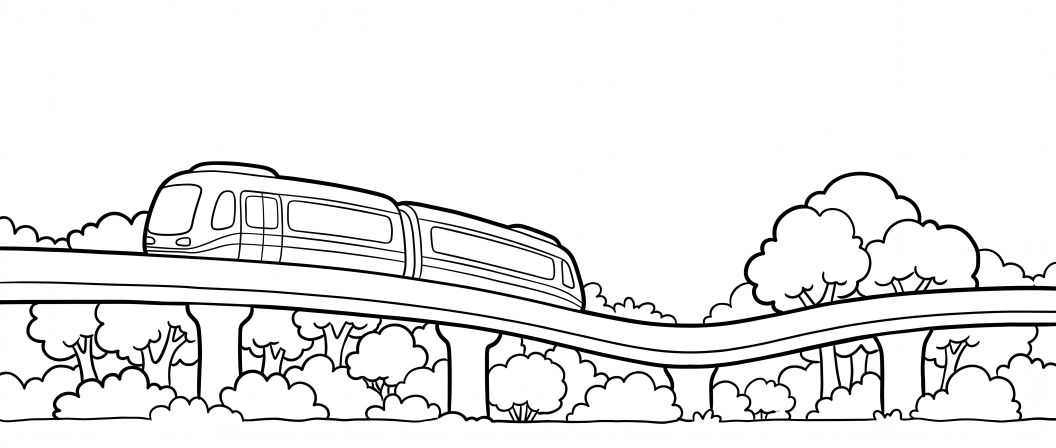
#> input picture 最高管理層/產品部/日曆專案v2/2026-11-25/線稿/週1.jpg, 3168 x 1344 px (shown at 1/3 size)
$ python layout_v1.py '../線稿'
#> lines starting #> are read from the running program, lines starting #| are printed output that depends on the picture; after the words box and inside, x2 and y2 are one past the last pixel; in counts of white or black regions, pixels touching at a corner belong together
import cv2, numpy as np, base64, sys, os
from skimage.morphology import skeletonize, remove_small_objects

ROOT = sys.argv[1]            # 日曆專案v2
OUT = os.path.join(ROOT, "2026-11-25", "排版預覽")
os.makedirs(OUT, exist_ok=True)
PX = 10                       # px per mm
SW, SH, BAR = 188, 155, 25
TOP4 = 115
SHIFT = {1: 0, 2: (TOP4 - 90) / 3, 3: (TOP4 - 90) * 2 / 3, 4: TOP4 - 90}
OFFSET = 2.5                  # 撕線離輪廓 mm
WEEKS = [
    dict(n=1, name="第一週", sub="文湖線", f="週1.jpg", h=30,
         days=[("31", ""), ("1", ""), ("2", ""), ("3", ""), ("4", "立春"), ("5", "除夕"), ("6", "春節")]),
    dict(n=2, name="第二週", sub="迪化街．北門", f="週2.webp", h=50,
         days=[(str(d), "") for d in range(7, 14)]),
    dict(n=3, name="第三週", sub="總統府．圓山", f="週3.webp", h=70,
         days=[(str(d), "元宵" if d == 20 else "") for d in range(14, 21)]),
    dict(n=4, name="第四週", sub="台北一〇一", f="週4.webp", h=90,
         days=[(str(d), "") for d in range(21, 28)]),
]

def process(wk):
    g = cv2.imdecode(np.fromfile(os.path.join(ROOT, "2026-11-25", "線稿", wk["f"]), np.uint8), cv2.IMREAD_GRAYSCALE)
#> g is the input picture: shape (1344, 3168); min 0, max 255, mean 235.9
    W = SW * PX
    g = cv2.resize(g, (W, int(g.shape[0] * W / g.shape[1])), interpolation=cv2.INTER_AREA)
#> g: shape (797, 1880)
    ink = g < 140
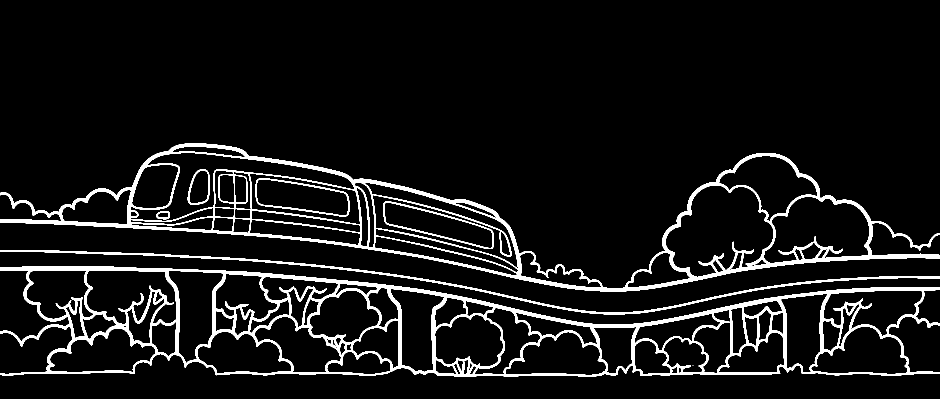
#> ink: shape (797, 1880) bool (shown at 1/2 size); 7.6% white; 8 white regions (1 under 20 px), largest, box (x1, y1, x2, y2) and area: (0, 533, 1880, 754) 58570, (0, 287, 1880, 583) 43632, (0, 500, 1880, 629) 7442
    top = np.where(ink.any(1))[0].min()
#> top = 287
    draw_h = int((wk["h"] - OFFSET) * PX)
    ink = ink[top: top + draw_h]                      # 直接裁掉下方，不變形
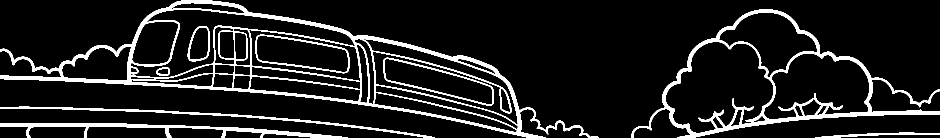
#> ink: shape (275, 1880) bool (shown at 1/2 size); 10.5% white; 9 white regions, largest, box (x1, y1, x2, y2) and area: (0, 0, 1198, 275) 26984, (1263, 19, 1880, 275) 14314, (0, 246, 696, 275) 5098
    ink = np.vstack([np.zeros((int(OFFSET * PX) + 5, W), bool), ink])
#> ink: shape (305, 1880) bool; 9.5% white; 9 white regions, largest, box (x1, y1, x2, y2) and area: (0, 30, 1198, 305) 26984, (1263, 49, 1880, 305) 14314, (0, 276, 696, 305) 5098
    H = ink.shape[0]
#> H = 305
    # 天空：從上緣灌水，得到剪影
    closed = cv2.morphologyEx(ink.astype(np.uint8), cv2.MORPH_CLOSE, np.ones((9, 9), np.uint8))
#> closed: shape (305, 1880); values 0 (black) and 1 (white), 11.9% white; 5 white regions, box (x1, y1, x2, y2) and area: (0, 30, 1198, 305) 42428, (1263, 49, 1880, 305) 16086, (0, 276, 696, 305) 5308, (0, 243, 870, 305) 3373, (1631, 295, 1880, 305) 1116
    ff = (1 - closed).astype(np.uint8) * 255
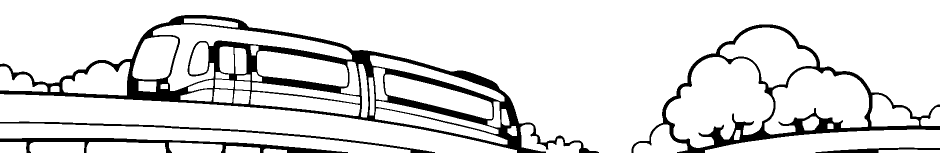
#> ff: shape (305, 1880) (shown at 1/2 size); 88.1% white; 5 black regions, box (x1, y1, x2, y2) and area: (0, 30, 1198, 305) 42428, (1263, 49, 1880, 305) 16086, (0, 276, 696, 305) 5308, (0, 243, 870, 305) 3373, (1631, 295, 1880, 305) 1116
    mask = np.zeros((H + 2, W + 2), np.uint8)
    for x in range(0, W, 20):
        if ff[0, x]: cv2.floodFill(ff, mask, (x, 0), 128)
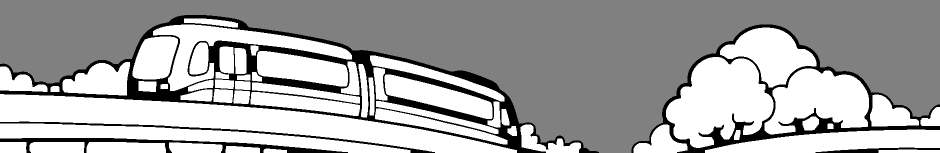
#> ff: shape (305, 1880) (shown at 1/2 size); min 0, max 255, mean 166.3
    sky = ff == 128
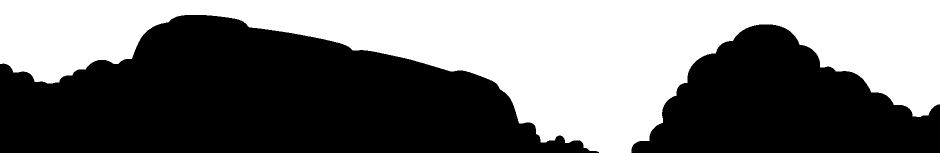
#> sky: shape (305, 1880) bool (shown at 1/2 size); 45.9% white; 1 white region, box (x1, y1, x2, y2) and area: (0, 0, 1880, 305) 263420
    sil = ~sky
    sil[-1, :] = True
#> sil: shape (305, 1880) bool; 54.1% white; 1 black region, box (x1, y1, x2, y2) and area: (0, 0, 1880, 304) 263355
    # 撕線：剪影外擴 OFFSET 後平滑
    k = int(OFFSET * PX) * 2 + 1
    big = cv2.dilate(sil.astype(np.uint8), cv2.getStructuringElement(cv2.MORPH_ELLIPSE, (k, k)))
#> big: shape (305, 1880); values 0 (black) and 1 (white), 64% white; 1 black region, box (x1, y1, x2, y2) and area: (0, 0, 1880, 279) 206188
    big = cv2.GaussianBlur(big.astype(np.float32), (0, 0), 8) > 0.5
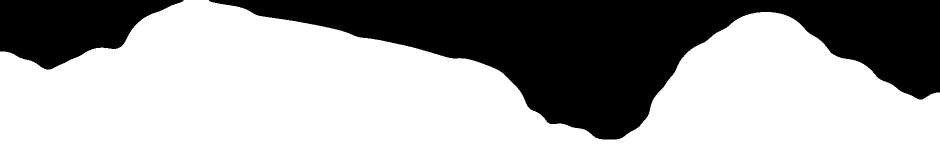
#> big: shape (305, 1880) bool (shown at 1/2 size); 64.1% white; 2 black regions, box (x1, y1, x2, y2) and area: (418, 0, 1880, 279) 174043, (0, 0, 367, 139) 31767
    tear = []
    for x in range(0, W, 5):
        col = np.where(big[:, x])[0]
        tear.append((x / PX, col.min() / PX if len(col) else H / PX))
#> after the loop, tear = 376 pairs, first value 0 to 187.5, second value 0 to 27.9
    tear.append((SW, tear[-1][1]))
    # 內部線：填掉太小的封閉白區（< 5 mm 見方），再細線化，去掉短線
    sk = skeletonize(ink & sil)
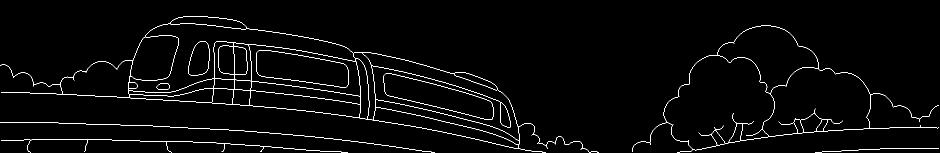
#> sk: shape (305, 1880) bool (shown at 1/2 size); 2% white in thin lines or dots, all inside (x1, y1, x2, y2) = (0, 32, 1878, 305)
#> (the run stopped early here; a loop or call above may not have finished)
